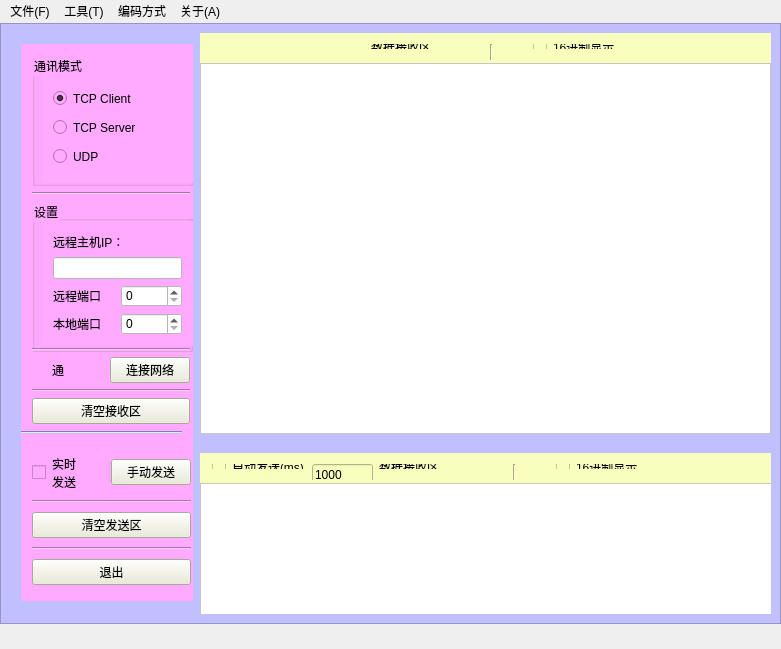
<?xml version="1.0" encoding="UTF-8"?>
<ui version="4.0">
 <class>MainWindow</class>
 <widget class="QMainWindow" name="MainWindow">
  <property name="geometry">
   <rect>
    <x>0</x>
    <y>0</y>
    <width>781</width>
    <height>649</height>
   </rect>
  </property>
  <property name="minimumSize">
   <size>
    <width>781</width>
    <height>649</height>
   </size>
  </property>
  <property name="maximumSize">
   <size>
    <width>781</width>
    <height>649</height>
   </size>
  </property>
  <property name="windowTitle">
   <string>网络调试助手(V0.1)</string>
  </property>
  <property name="styleSheet">
   <string notr="true">border-color: rgb(170, 170, 255);</string>
  </property>
  <widget class="QWidget" name="centralWidget">
   <widget class="QFrame" name="frame">
    <property name="geometry">
     <rect>
      <x>0</x>
      <y>0</y>
      <width>781</width>
      <height>601</height>
     </rect>
    </property>
    <property name="minimumSize">
     <size>
      <width>781</width>
      <height>601</height>
     </size>
    </property>
    <property name="maximumSize">
     <size>
      <width>781</width>
      <height>601</height>
     </size>
    </property>
    <property name="styleSheet">
     <string notr="true">background-color: rgb(192, 192, 255);</string>
    </property>
    <property name="frameShape">
     <enum>QFrame::StyledPanel</enum>
    </property>
    <property name="frameShadow">
     <enum>QFrame::Raised</enum>
    </property>
    <widget class="QWidget" name="widget_3" native="true">
     <property name="geometry">
      <rect>
       <x>200</x>
       <y>10</y>
       <width>571</width>
       <height>401</height>
      </rect>
     </property>
     <widget class="QWidget" name="widget_5" native="true">
      <property name="geometry">
       <rect>
        <x>0</x>
        <y>0</y>
        <width>571</width>
        <height>31</height>
       </rect>
      </property>
      <property name="styleSheet">
       <string notr="true">background-color: rgb(248, 255, 188);</string>
      </property>
      <widget class="QWidget" name="layoutWidget">
       <property name="geometry">
        <rect>
         <x>160</x>
         <y>0</y>
         <width>267</width>
         <height>27</height>
        </rect>
       </property>
       <layout class="QHBoxLayout" name="horizontalLayout_4">
        <item>
         <widget class="QLabel" name="label_4">
          <property name="text">
           <string>数据接收区</string>
          </property>
         </widget>
        </item>
        <item>
         <widget class="Line" name="line_8">
          <property name="minimumSize">
           <size>
            <width>71</width>
            <height>21</height>
           </size>
          </property>
          <property name="maximumSize">
           <size>
            <width>71</width>
            <height>21</height>
           </size>
          </property>
          <property name="orientation">
           <enum>Qt::Vertical</enum>
          </property>
         </widget>
        </item>
        <item>
         <widget class="QCheckBox" name="receiveHex_checkBox">
          <property name="text">
           <string>16进制显示</string>
          </property>
         </widget>
        </item>
       </layout>
      </widget>
     </widget>
     <widget class="QTextBrowser" name="receive_textBrowser">
      <property name="geometry">
       <rect>
        <x>0</x>
        <y>30</y>
        <width>571</width>
        <height>371</height>
       </rect>
      </property>
      <property name="styleSheet">
       <string notr="true">background-color: rgb(255, 255, 255);</string>
      </property>
     </widget>
    </widget>
    <widget class="QWidget" name="widget_4" native="true">
     <property name="geometry">
      <rect>
       <x>200</x>
       <y>420</y>
       <width>571</width>
       <height>171</height>
      </rect>
     </property>
     <widget class="QWidget" name="widget_6" native="true">
      <property name="geometry">
       <rect>
        <x>0</x>
        <y>10</y>
        <width>571</width>
        <height>31</height>
       </rect>
      </property>
      <property name="styleSheet">
       <string notr="true">background-color: rgb(248, 255, 188);</string>
      </property>
      <widget class="QWidget" name="layoutWidget">
       <property name="geometry">
        <rect>
         <x>1</x>
         <y>0</y>
         <width>460</width>
         <height>27</height>
        </rect>
       </property>
       <layout class="QHBoxLayout" name="horizontalLayout_5">
        <item>
         <widget class="QCheckBox" name="autoSend_checkBox">
          <property name="maximumSize">
           <size>
            <width>121</width>
            <height>16777215</height>
           </size>
          </property>
          <property name="text">
           <string>自动发送(ms)</string>
          </property>
         </widget>
        </item>
        <item>
         <widget class="QLineEdit" name="autoSendTime_lineEdit">
          <property name="minimumSize">
           <size>
            <width>61</width>
            <height>21</height>
           </size>
          </property>
          <property name="maximumSize">
           <size>
            <width>61</width>
            <height>16777215</height>
           </size>
          </property>
          <property name="text">
           <string>1000</string>
          </property>
         </widget>
        </item>
        <item>
         <widget class="QLabel" name="label_5">
          <property name="text">
           <string>数据接收区</string>
          </property>
         </widget>
        </item>
        <item>
         <widget class="Line" name="line_9">
          <property name="minimumSize">
           <size>
            <width>71</width>
            <height>21</height>
           </size>
          </property>
          <property name="maximumSize">
           <size>
            <width>71</width>
            <height>21</height>
           </size>
          </property>
          <property name="orientation">
           <enum>Qt::Vertical</enum>
          </property>
         </widget>
        </item>
        <item>
         <widget class="QCheckBox" name="sendHex_checkBox">
          <property name="text">
           <string>16进制显示</string>
          </property>
         </widget>
        </item>
       </layout>
      </widget>
     </widget>
     <widget class="QPlainTextEdit" name="send_plainTextEdit">
      <property name="geometry">
       <rect>
        <x>0</x>
        <y>40</y>
        <width>1131</width>
        <height>211</height>
       </rect>
      </property>
      <property name="styleSheet">
       <string notr="true">background-color: rgb(255, 255, 255);</string>
      </property>
     </widget>
    </widget>
    <widget class="QWidget" name="layoutWidget">
     <property name="geometry">
      <rect>
       <x>10</x>
       <y>10</y>
       <width>183</width>
       <height>579</height>
      </rect>
     </property>
     <layout class="QVBoxLayout" name="verticalLayout_5">
      <item>
       <widget class="QWidget" name="widget" native="true">
        <property name="minimumSize">
         <size>
          <width>181</width>
          <height>401</height>
         </size>
        </property>
        <property name="maximumSize">
         <size>
          <width>181</width>
          <height>401</height>
         </size>
        </property>
        <property name="styleSheet">
         <string notr="true">background-color: rgb(255, 169, 255);
border-color: rgb(58, 68, 255);</string>
        </property>
        <widget class="QWidget" name="layoutWidget">
         <property name="geometry">
          <rect>
           <x>0</x>
           <y>0</y>
           <width>180</width>
           <height>391</height>
          </rect>
         </property>
         <layout class="QVBoxLayout" name="verticalLayout_3">
          <item>
           <widget class="QGroupBox" name="groupBox">
            <property name="minimumSize">
             <size>
              <width>161</width>
              <height>131</height>
             </size>
            </property>
            <property name="maximumSize">
             <size>
              <width>161</width>
              <height>131</height>
             </size>
            </property>
            <property name="toolTip">
             <string>&lt;html&gt;&lt;head/&gt;&lt;body&gt;&lt;p&gt;&lt;br/&gt;&lt;/p&gt;&lt;/body&gt;&lt;/html&gt;</string>
            </property>
            <property name="styleSheet">
             <string notr="true"/>
            </property>
            <property name="title">
             <string>通讯模式</string>
            </property>
            <widget class="QWidget" name="layoutWidget">
             <property name="geometry">
              <rect>
               <x>10</x>
               <y>17</y>
               <width>151</width>
               <height>111</height>
              </rect>
             </property>
             <layout class="QVBoxLayout" name="verticalLayout">
              <item>
               <widget class="QRadioButton" name="tcpclient_radioButton">
                <property name="layoutDirection">
                 <enum>Qt::LeftToRight</enum>
                </property>
                <property name="text">
                 <string>TCP Client</string>
                </property>
                <property name="checked">
                 <bool>true</bool>
                </property>
               </widget>
              </item>
              <item>
               <widget class="QRadioButton" name="tcpserver_radioButton">
                <property name="text">
                 <string>TCP Server</string>
                </property>
               </widget>
              </item>
              <item>
               <widget class="QRadioButton" name="udp_radioButton">
                <property name="text">
                 <string>UDP</string>
                </property>
               </widget>
              </item>
             </layout>
            </widget>
           </widget>
          </item>
          <item>
           <widget class="Line" name="line_10">
            <property name="orientation">
             <enum>Qt::Horizontal</enum>
            </property>
           </widget>
          </item>
          <item>
           <widget class="QGroupBox" name="groupBox_2">
            <property name="minimumSize">
             <size>
              <width>161</width>
              <height>151</height>
             </size>
            </property>
            <property name="maximumSize">
             <size>
              <width>161</width>
              <height>151</height>
             </size>
            </property>
            <property name="toolTip">
             <string>&lt;html&gt;&lt;head/&gt;&lt;body&gt;&lt;p&gt;&lt;br/&gt;&lt;/p&gt;&lt;/body&gt;&lt;/html&gt;</string>
            </property>
            <property name="title">
             <string>设置</string>
            </property>
            <widget class="QWidget" name="layoutWidget">
             <property name="geometry">
              <rect>
               <x>10</x>
               <y>20</y>
               <width>151</width>
               <height>125</height>
              </rect>
             </property>
             <layout class="QVBoxLayout" name="verticalLayout_2">
              <item>
               <widget class="QLabel" name="label">
                <property name="text">
                 <string>远程主机IP：</string>
                </property>
               </widget>
              </item>
              <item>
               <widget class="QLineEdit" name="remoteIP_lineEdit">
                <property name="styleSheet">
                 <string notr="true">background-color: rgb(255, 255, 255);</string>
                </property>
               </widget>
              </item>
              <item>
               <layout class="QHBoxLayout" name="horizontalLayout">
                <item>
                 <widget class="QLabel" name="label_3">
                  <property name="text">
                   <string>远程端口</string>
                  </property>
                 </widget>
                </item>
                <item>
                 <widget class="QSpinBox" name="remoteport_spinBox">
                  <property name="styleSheet">
                   <string notr="true">background-color: rgb(255, 255, 255);</string>
                  </property>
                 </widget>
                </item>
               </layout>
              </item>
              <item>
               <layout class="QHBoxLayout" name="horizontalLayout_2">
                <item>
                 <widget class="QLabel" name="label_2">
                  <property name="text">
                   <string>本地端口</string>
                  </property>
                 </widget>
                </item>
                <item>
                 <widget class="QSpinBox" name="localport_spinBox">
                  <property name="styleSheet">
                   <string notr="true">background-color: rgb(255, 255, 255);</string>
                  </property>
                 </widget>
                </item>
               </layout>
              </item>
             </layout>
            </widget>
           </widget>
          </item>
          <item>
           <widget class="Line" name="line_2">
            <property name="orientation">
             <enum>Qt::Horizontal</enum>
            </property>
           </widget>
          </item>
          <item>
           <layout class="QHBoxLayout" name="horizontalLayout_6">
            <item>
             <spacer name="horizontalSpacer_2">
              <property name="orientation">
               <enum>Qt::Horizontal</enum>
              </property>
              <property name="sizeHint" stdset="0">
               <size>
                <width>18</width>
                <height>20</height>
               </size>
              </property>
             </spacer>
            </item>
            <item>
             <widget class="QLabel" name="state_label">
              <property name="text">
               <string>通</string>
              </property>
             </widget>
            </item>
            <item>
             <spacer name="horizontalSpacer">
              <property name="orientation">
               <enum>Qt::Horizontal</enum>
              </property>
              <property name="sizeHint" stdset="0">
               <size>
                <width>40</width>
                <height>20</height>
               </size>
              </property>
             </spacer>
            </item>
            <item>
             <widget class="QPushButton" name="connect_pushButton">
              <property name="styleSheet">
               <string notr="true">background-color: rgb(234, 235, 214);</string>
              </property>
              <property name="text">
               <string>连接网络</string>
              </property>
             </widget>
            </item>
           </layout>
          </item>
          <item>
           <widget class="Line" name="line_3">
            <property name="orientation">
             <enum>Qt::Horizontal</enum>
            </property>
           </widget>
          </item>
          <item>
           <widget class="QPushButton" name="clearReceive_pushButton">
            <property name="styleSheet">
             <string notr="true">background-color: rgb(234, 235, 214);</string>
            </property>
            <property name="text">
             <string>清空接收区</string>
            </property>
           </widget>
          </item>
         </layout>
        </widget>
       </widget>
      </item>
      <item>
       <widget class="Line" name="line_7">
        <property name="orientation">
         <enum>Qt::Horizontal</enum>
        </property>
       </widget>
      </item>
      <item>
       <widget class="QWidget" name="widget_2" native="true">
        <property name="minimumSize">
         <size>
          <width>181</width>
          <height>161</height>
         </size>
        </property>
        <property name="styleSheet">
         <string notr="true">background-color: rgb(255, 169, 255);
border-color: rgb(58, 68, 255);</string>
        </property>
        <widget class="Line" name="line_5">
         <property name="geometry">
          <rect>
           <x>30</x>
           <y>100</y>
           <width>118</width>
           <height>3</height>
          </rect>
         </property>
         <property name="orientation">
          <enum>Qt::Horizontal</enum>
         </property>
        </widget>
        <widget class="QWidget" name="layoutWidget">
         <property name="geometry">
          <rect>
           <x>0</x>
           <y>0</y>
           <width>181</width>
           <height>161</height>
          </rect>
         </property>
         <layout class="QVBoxLayout" name="verticalLayout_4">
          <item>
           <layout class="QHBoxLayout" name="horizontalLayout_3">
            <item>
             <widget class="QCheckBox" name="rtSend_checkBox">
              <property name="text">
               <string>实时
发送</string>
              </property>
             </widget>
            </item>
            <item>
             <widget class="QPushButton" name="handSend_pushButton">
              <property name="styleSheet">
               <string notr="true">background-color: rgb(234, 235, 214);</string>
              </property>
              <property name="text">
               <string>手动发送</string>
              </property>
             </widget>
            </item>
           </layout>
          </item>
          <item>
           <widget class="Line" name="line_4">
            <property name="orientation">
             <enum>Qt::Horizontal</enum>
            </property>
           </widget>
          </item>
          <item>
           <widget class="QPushButton" name="clearSend_pushButton">
            <property name="styleSheet">
             <string notr="true">background-color: rgb(234, 235, 214);</string>
            </property>
            <property name="text">
             <string>清空发送区</string>
            </property>
           </widget>
          </item>
          <item>
           <widget class="Line" name="line_6">
            <property name="orientation">
             <enum>Qt::Horizontal</enum>
            </property>
           </widget>
          </item>
          <item>
           <widget class="QPushButton" name="quit_pushButton">
            <property name="styleSheet">
             <string notr="true">background-color: rgb(234, 235, 214);</string>
            </property>
            <property name="text">
             <string>退出</string>
            </property>
           </widget>
          </item>
         </layout>
        </widget>
       </widget>
      </item>
     </layout>
    </widget>
   </widget>
  </widget>
  <widget class="QMenuBar" name="menuBar">
   <property name="geometry">
    <rect>
     <x>0</x>
     <y>0</y>
     <width>781</width>
     <height>23</height>
    </rect>
   </property>
   <widget class="QMenu" name="menuYywr">
    <property name="title">
     <string>文件(F)</string>
    </property>
   </widget>
   <widget class="QMenu" name="menu">
    <property name="title">
     <string>工具(T)</string>
    </property>
   </widget>
   <widget class="QMenu" name="menu_2">
    <property name="title">
     <string>编码方式</string>
    </property>
   </widget>
   <widget class="QMenu" name="menu_3">
    <property name="title">
     <string>关于(A)</string>
    </property>
   </widget>
   <addaction name="menuYywr"/>
   <addaction name="menu"/>
   <addaction name="menu_2"/>
   <addaction name="menu_3"/>
  </widget>
  <widget class="QStatusBar" name="statusBar"/>
 </widget>
 <layoutdefault spacing="6" margin="11"/>
 <resources/>
 <connections/>
</ui>
